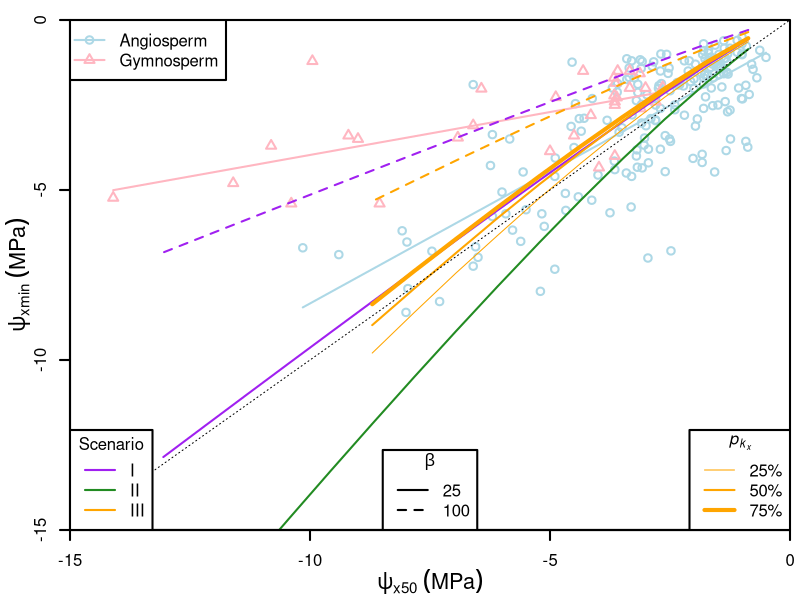

Generate this figure with R:

# Data
dataS1 <- read.csv("Data/Scenario 1.csv")
dataS2 <- read.csv("Data/Scenario 2.csv")
dataS3 <- read.csv("Data/Scenario 3.csv")
datao <- read.csv("Data/Choat2012.csv")
dataAng <- subset(datao, Type=="Angiosperm", select=c("Psi50", "Psimin"))
dataAng <- dataAng[order(dataAng$Psi50), ]
dataGym <- subset(datao, Type=="Gymnosperm", select=c("Psi50", "Psimin"))
dataGym <- dataGym[order(dataGym$Psi50), ]

# Regression
fitAng <- nls(Psimin ~ -a*Psi50+b, data=dataAng, start=list(a=-0.4, b=-1),
              control=c(minFactor=1e-5))
fitGym <- nls(Psimin ~ -a*Psi50+b, data=dataGym, start=list(a=-0.4, b=-1),
              control=c(minFactor=1e-5))

# Figures
Cols <- c("lightblue", "lightpink", "purple", "forestgreen", "orange")
windows(8, 6)
par(mgp=c(2.2, 1, 0), xaxs="i", yaxs="i", lwd=2, mar=c(3.5, 3.5, 1, 0.5), mfrow=c(1, 1))
plot(0, 0, type="n",
     xaxt="n", yaxt="n", xlab=NA, ylab=NA,
     xlim=c(-15, 0), ylim=c(-15, 0),
     cex.lab=1.3, col=Cols[1])

points(dataAng, type="p", col=Cols[1], pch=1)
lines(dataAng$Psi50, predict(fitAng), col=Cols[1])
points(dataGym, type="p", col=Cols[2], pch=2)
lines(dataGym$Psi50, predict(fitGym), col=Cols[2])

points(subset(dataS1, h3==25, select=c("P50", "pxmin")), type="l", col=Cols[3])
points(subset(dataS1, h3==100, select=c("P50", "pxmin")), type="l", lty=2, col=Cols[3])
points(subset(dataS2, k==0.05 & MAP==1825, select=c("P50", "pxmin")), type="l", col=Cols[4])
points(subset(dataS3, k==0.05 & MAP==1825 & pkx==0.5 & h3==25, select=c("P50", "pxmin")), type="l", col=Cols[5])
points(subset(dataS3, k==0.05 & MAP==1825 & pkx==0.5 & h3==100, select=c("P50", "pxmin")), type="l", lty=2, col=Cols[5])
points(subset(dataS3, pkx==0.25, select=c("P50", "pxmin")), type="l", lwd=1, col=Cols[5])
points(subset(dataS3, pkx==0.75, select=c("P50", "pxmin")), type="l", lwd=4, col=Cols[5])

axis(1, xlim=c(-15, 0), pos=-15, lwd=2, at=c(-15, -10, -5, 0))
mtext(expression(psi[x50]~(MPa)),side=1,line=2.4, cex=1.3)
axis(2, ylim=c(-15, 0), pos=-15, lwd=2, at=c(-15, -10, -5, 0))
mtext(expression(psi[xmin]~(MPa)),side=2,line=1.8, cex=1.3)
abline(a=0, b=1, lwd=1, lty=3)
legend("topleft", c("Angiosperm", "Gymnosperm"), pch=c(1, 2), lty=c(1, 1), col=Cols[1:2])
legend("bottomleft", legend=c("I", "II", "III"), title="Scenario", lty=c(1), col=Cols[3:5], bg="white")
legend("bottom", legend=c("25", "100"), title=expression(beta), lty=c(1, 2), col="black")
legend("bottomright", legend=c("25%", "50%", "75%"), title=expression(italic(p[k[x]])), lty=1, lwd=c(1, 2, 4), col=Cols[5])

dev.copy2pdf(file = "Figures/P50 vs pxmin.pdf")
